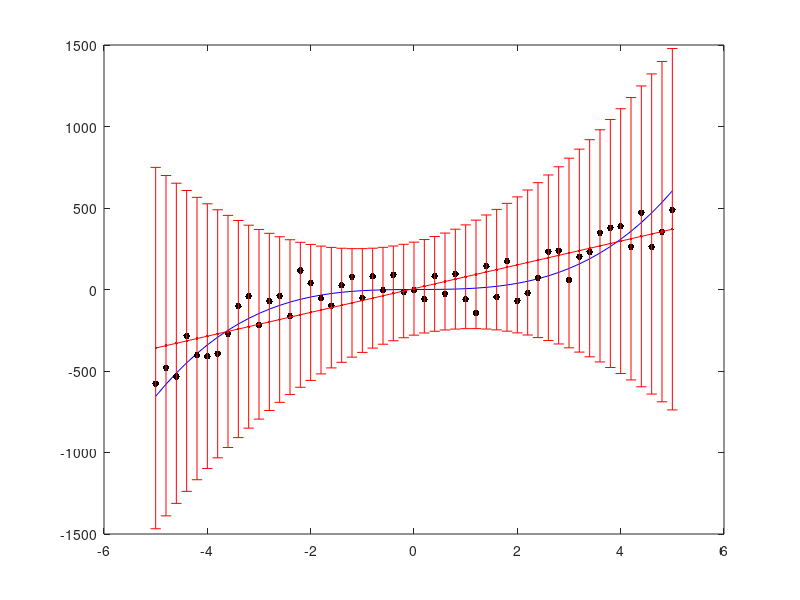
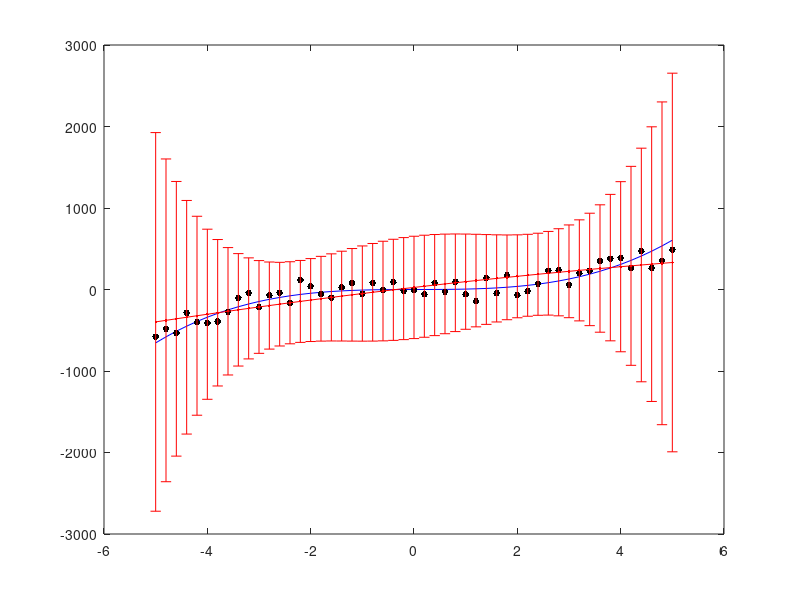
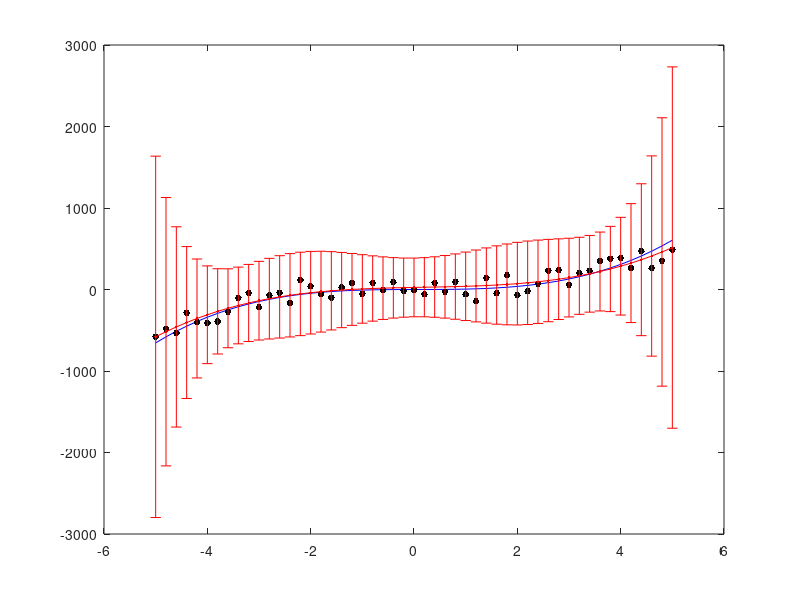
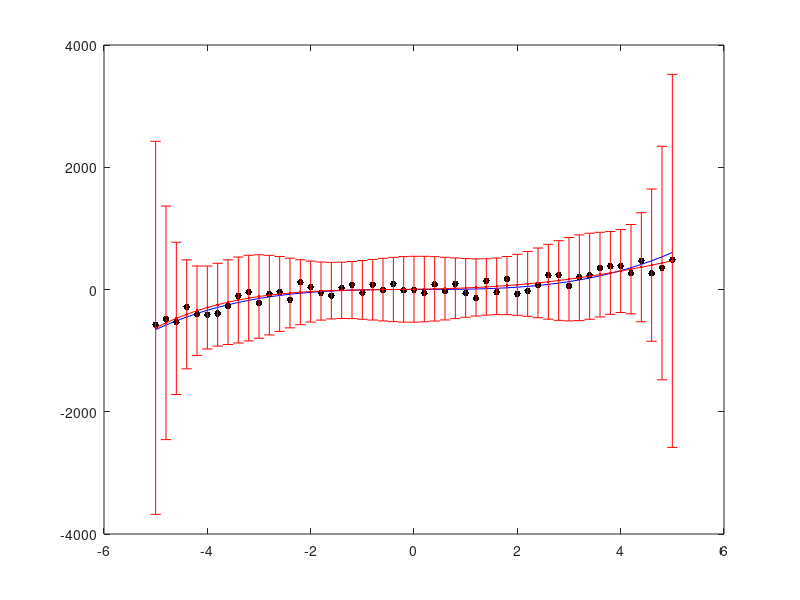

Source code (MATLAB) for these figures, in order:
clear
Range = 10;
Max_Model_Order = 10;
noise_var = 100;

L=[];
x = [-Range/2:0.2:Range/2]';
N=size(x,1);
f = 5*x.^3  - x.^2 + x;
f_n = f + noise_var*randn(size(x));

[i,j]=sort(x);
X=x.^0;

for k=1:Max_Model_Order
    X=[X x.^k];
    w_hat = inv(X'*X)*X'*f_n;
    f_hat = X*w_hat;
    sigma_hat = mean((f_n - f_hat).^2);
    sigma = sigma_hat*diag(X*inv(X'*X)*X');
    
    L  = [L; -N*log(sqrt(sigma_hat)) - 0.5*N*(1 + log(2*pi))];
    figure
    plot(i,f(j),'b');
    hold on
    plot(i,f_n(j),'.k','MarkerSize',15)
    errorbar(i,f_hat(j),sigma(j),'-r.')
    hold off
    pause(1)
end

figure
plot(1:Max_Model_Order,L,'dr--');
title('Maximum Likelihood ');




